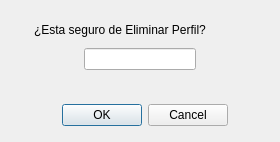
<?xml version="1.0" encoding="UTF-8"?>
<ui version="4.0">
 <class>DialogEPerf</class>
 <widget class="QDialog" name="DialogEPerf">
  <property name="windowModality">
   <enum>Qt::ApplicationModal</enum>
  </property>
  <property name="geometry">
   <rect>
    <x>0</x>
    <y>0</y>
    <width>280</width>
    <height>142</height>
   </rect>
  </property>
  <property name="focusPolicy">
   <enum>Qt::WheelFocus</enum>
  </property>
  <property name="windowTitle">
   <string>Eliminar Perfil</string>
  </property>
  <widget class="QDialogButtonBox" name="buttonBox">
   <property name="geometry">
    <rect>
     <x>52</x>
     <y>100</y>
     <width>176</width>
     <height>30</height>
    </rect>
   </property>
   <property name="orientation">
    <enum>Qt::Horizontal</enum>
   </property>
   <property name="standardButtons">
    <set>QDialogButtonBox::Cancel|QDialogButtonBox::Ok</set>
   </property>
  </widget>
  <widget class="QLabel" name="label">
   <property name="geometry">
    <rect>
     <x>34</x>
     <y>20</y>
     <width>212</width>
     <height>20</height>
    </rect>
   </property>
   <property name="text">
    <string>¿Esta seguro de Eliminar Perfil?</string>
   </property>
  </widget>
  <widget class="QLineEdit" name="lineEdit">
   <property name="geometry">
    <rect>
     <x>84</x>
     <y>48</y>
     <width>112</width>
     <height>22</height>
    </rect>
   </property>
   <property name="echoMode">
    <enum>QLineEdit::Password</enum>
   </property>
  </widget>
  <widget class="QLabel" name="label_error">
   <property name="geometry">
    <rect>
     <x>63</x>
     <y>76</y>
     <width>154</width>
     <height>17</height>
    </rect>
   </property>
   <property name="styleSheet">
    <string notr="true">color: #ff0000</string>
   </property>
   <property name="text">
    <string/>
   </property>
  </widget>
 </widget>
 <tabstops>
  <tabstop>lineEdit</tabstop>
  <tabstop>buttonBox</tabstop>
 </tabstops>
 <resources/>
 <connections>
  <connection>
   <sender>buttonBox</sender>
   <signal>accepted()</signal>
   <receiver>DialogEPerf</receiver>
   <slot>accept()</slot>
   <hints>
    <hint type="sourcelabel">
     <x>227</x>
     <y>129</y>
    </hint>
    <hint type="destinationlabel">
     <x>157</x>
     <y>141</y>
    </hint>
   </hints>
  </connection>
  <connection>
   <sender>buttonBox</sender>
   <signal>rejected()</signal>
   <receiver>DialogEPerf</receiver>
   <slot>reject()</slot>
   <hints>
    <hint type="sourcelabel">
     <x>227</x>
     <y>129</y>
    </hint>
    <hint type="destinationlabel">
     <x>279</x>
     <y>141</y>
    </hint>
   </hints>
  </connection>
 </connections>
</ui>
